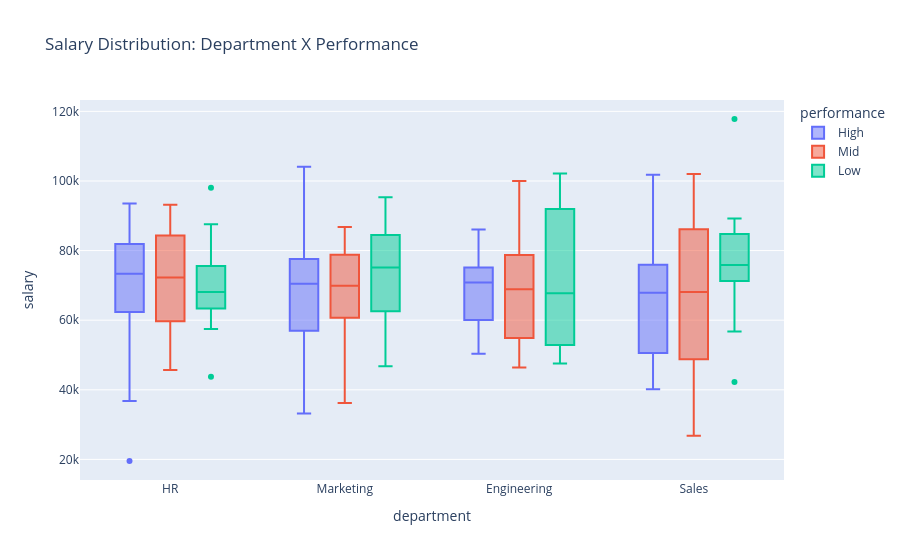

Write notebook code for a chart like this one.
### Code cell
# --- Box plot (outlier detection, group comparison) ---
fig = px.box(
    df,
    x='department',      # groups on x-axis (one set of boxes per department)
    y='salary',          # what we're measuring
    color='performance', # split each department further by performance level
    title='Salary Distribution: Department X Performance'
)
fig.show()

### Figure 1 — Plotly figure (JSON) as saved in the notebook; plotly's stock layout.template omitted (floating-point values rounded to 4 significant figures)
{"data": [{"alignmentgroup": "True", "hovertemplate": "performance=High<br>department=%{x}<br>salary=%{y}<extra></extra>", "legendgroup": "High", "marker": {"color": "#636efa"}, "name": "High", "notched": false, "offsetgroup": "High", "orientation": "v", "showlegend": true, "type": "box", "x": ["HR", "Marketing", "Engineering", "Marketing", "Engineering", "Marketing", "HR", "Sales", "Engineering", "Marketing", "Marketing", "Sales", "Sales", "Sales", "Engineering", "Marketing", "Marketing", "Engineering", "Engineering", "Sales", "Sales", "HR", "Engineering", "Engineering", "Sales", "Marketing", "Sales", "Sales", "Sales", "HR", "Sales", "HR", "Engineering", "Engineering", "Sales", "Engineering", "Sales", "Marketing", "HR", "Sales", "Marketing", "HR", "Marketing", "HR", "Marketing", "HR", "HR", "Engineering", "Sales", "Engineering", "HR", "Sales", "HR", "Marketing", "HR", "HR", "Engineering", "Sales", "HR", "Marketing", "Sales", "HR", "Engineering", "Marketing", "Sales", "HR", "HR", "Engineering", "Engineering", "Marketing"], "x0": " ", "xaxis": "x", "y": [76420.0, 77230.0, 62160.0, 70940.0, 77520.0, 54030.0, 79800.0, 55220.0, 53590.0, 76270.0, 104100.0, 69830.0, 76200.0, 67890.0, 75920.0, 69930.0, 43250.0, 66350.0, 74910.0, 75120.0, 101800.0, 93200.0, 61050.0, 68330.0, 52780.0, 90840.0, 42970.0, 77020.0, 46590.0, 75320.0, 41800.0, 62340.0, 50630.0, 50380.0, 40140.0, 57140.0, 82600.0, 59840.0, 46770.0, 72760.0, 63060.0, 71300.0, 66050.0, 65130.0, 77870.0, 84590.0, 83890.0, 73060.0, 52830.0, 78870.0, 93550.0, 69570.0, 54360.0, 89900.0, 76730.0, 36750.0, 86070.0, 81470.0, 81860.0, 33150.0, 61160.0, 63830.0, 71550.0, 74010.0, 49870.0, 19540.0, 64860.0, 70830.0, 70900.0, 52360.0], "y0": " ", "yaxis": "y"}, {"alignmentgroup": "True", "hovertemplate": "performance=Mid<br>department=%{x}<br>salary=%{y}<extra></extra>", "legendgroup": "Mid", "marker": {"color": "#EF553B"}, "name": "Mid", "notched": false, "offsetgroup": "Mid", "orientation": "v", "showlegend": true, "type": "box", "x": ["Sales", "Engineering", "Engineering", "Sales", "Engineering", "Marketing", "Sales", "Sales", "Sales", "Sales", "Marketing", "Marketing", "Marketing", "Sales", "HR", "Engineering", "HR", "Marketing", "Sales", "Engineering", "HR", "Engineering", "HR", "HR", "Engineering", "HR", "Engineering", "Sales", "HR", "Engineering", "Sales", "Marketing", "Sales", "Sales", "Sales", "Marketing", "Engineering", "Marketing", "Marketing", "HR", "HR", "Marketing", "Sales", "HR", "Marketing", "Marketing", "Sales", "Marketing", "Engineering", "Sales", "Engineering", "HR", "Marketing", "Engineering", "Marketing", "Engineering", "Sales", "Sales", "Sales", "Engineering", "Marketing", "Marketing"], "x0": " ", "xaxis": "x", "y": [32950.0, 80160.0, 98080.0, 75950.0, 75670.0, 72710.0, 83810.0, 66600.0, 26810.0, 57950.0, 69930.0, 53310.0, 84380.0, 41700.0, 78090.0, 46440.0, 92200.0, 77600.0, 68090.0, 55760.0, 45670.0, 54590.0, 62340.0, 59010.0, 72930.0, 61660.0, 100000.0, 88020.0, 72250.0, 76330.0, 96720.0, 78670.0, 102000.0, 73400.0, 94830.0, 61110.0, 59800.0, 65790.0, 61760.0, 86450.0, 93170.0, 79120.0, 54480.0, 77010.0, 76700.0, 59510.0, 46840.0, 86750.0, 52670.0, 44250.0, 60770.0, 47090.0, 57060.0, 79490.0, 36190.0, 68850.0, 65530.0, 86850.0, 73740.0, 48410.0, 64250.0, 83290.0], "y0": " ", "yaxis": "y"}, {"alignmentgroup": "True", "hovertemplate": "performance=Low<br>department=%{x}<br>salary=%{y}<extra></extra>", "legendgroup": "Low", "marker": {"color": "#00cc96"}, "name": "Low", "notched": false, "offsetgroup": "Low", "orientation": "v", "showlegend": true, "type": "box", "x": ["Marketing", "HR", "HR", "HR", "HR", "Marketing", "HR", "Sales", "Marketing", "Sales", "HR", "HR", "Marketing", "Marketing", "Marketing", "Engineering", "Marketing", "Marketing", "Marketing", "HR", "Sales", "HR", "Engineering", "Engineering", "Sales", "Marketing", "HR", "Marketing", "Marketing", "Marketing", "Engineering", "Sales", "Marketing", "Marketing", "Engineering", "Sales", "Engineering", "HR", "Marketing", "Engineering", "HR", "Sales", "Sales", "Marketing", "Sales", "Sales", "Sales", "Sales", "Marketing", "HR", "Engineering", "Sales", "Engineering", "Engineering", "HR", "Marketing", "Sales", "Sales", "Sales", "Marketing", "Sales", "Engineering", "HR", "Engineering", "Marketing", "Engineering", "HR", "Sales"], "x0": " ", "xaxis": "x", "y": [83900.0, 57440.0, 60620.0, 70200.0, 67800.0, 84470.0, 71630.0, 71590.0, 86540.0, 42250.0, 87530.0, 64250.0, 63060.0, 83010.0, 72200.0, 47530.0, 83080.0, 89510.0, 49850.0, 82750.0, 75950.0, 43760.0, 49880.0, 57170.0, 83240.0, 63260.0, 76280.0, 59080.0, 46730.0, 68080.0, 52000.0, 72110.0, 84500.0, 88160.0, 67730.0, 64380.0, 58520.0, 64850.0, 60940.0, 101700.0, 62520.0, 117800.0, 71260.0, 75160.0, 85490.0, 77220.0, 87060.0, 56750.0, 63720.0, 68330.0, 53130.0, 89230.0, 68820.0, 90840.0, 98060.0, 95320.0, 75740.0, 77380.0, 72710.0, 53330.0, 84760.0, 102100.0, 74870.0, 95130.0, 83330.0, 77440.0, 66490.0, 70670.0], "y0": " ", "yaxis": "y"}], "layout": {"boxmode": "group", "legend": {"title": {"text": "performance"}, "tracegroupgap": 0}, "title": {"text": "Salary Distribution: Department X Performance"}, "xaxis": {"anchor": "y", "domain": [0, 1], "title": {"text": "department"}}, "yaxis": {"anchor": "x", "domain": [0, 1], "title": {"text": "salary"}}}}
